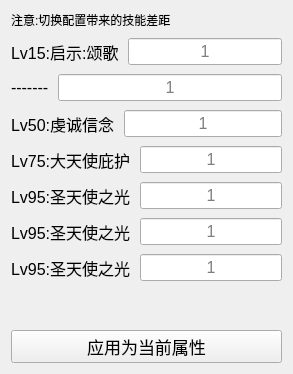
                   <widget class="QWidget" name="tab">
                    <attribute name="title">
                     <string>技能</string>
                    </attribute>
                    <layout class="QVBoxLayout" name="verticalLayout_3">
                     <property name="spacing">
                      <number>9</number>
                     </property>
                     <item>
                      <widget class="QLabel" name="label_38">
                       <property name="text">
                        <string>注意:切换配置带来的技能差距</string>
                       </property>
                       <property name="wordWrap">
                        <bool>true</bool>
                       </property>
                      </widget>
                     </item>
                     <item>
                      <layout class="QHBoxLayout" name="horizontalLayout_16">
                       <item>
                        <widget class="QLabel" name="lv1_name">
                         <property name="font">
                          <font>
                           <pointsize>12</pointsize>
                          </font>
                         </property>
                         <property name="text">
                          <string>Lv15:启示:颂歌</string>
                         </property>
                        </widget>
                       </item>
                       <item>
                        <widget class="QLineEdit" name="lv1_value">
                         <property name="maximumSize">
                          <size>
                           <width>30111</width>
                           <height>16777215</height>
                          </size>
                         </property>
                         <property name="font">
                          <font>
                           <pointsize>12</pointsize>
                          </font>
                         </property>
                         <property name="text">
                          <string/>
                         </property>
                         <property name="alignment">
                          <set>Qt::AlignCenter</set>
                         </property>
                         <property name="placeholderText">
                          <string>1</string>
                         </property>
                        </widget>
                       </item>
                      </layout>
                     </item>
                     <item>
                      <layout class="QHBoxLayout" name="horizontalLayout_23">
                       <item>
                        <widget class="QLabel" name="lv2_name">
                         <property name="font">
                          <font>
                           <pointsize>12</pointsize>
                          </font>
                         </property>
                         <property name="text">
                          <string>-------</string>
                         </property>
                        </widget>
                       </item>
                       <item>
                        <widget class="QLineEdit" name="lv2_value">
                         <property name="font">
                          <font>
                           <pointsize>12</pointsize>
                          </font>
                         </property>
                         <property name="alignment">
                          <set>Qt::AlignCenter</set>
                         </property>
                         <property name="placeholderText">
                          <string>1</string>
                         </property>
                        </widget>
                       </item>
                      </layout>
                     </item>
                     <item>
                      <layout class="QHBoxLayout" name="horizontalLayout_15">
                       <item>
                        <widget class="QLabel" name="lv3_name">
                         <property name="font">
                          <font>
                           <pointsize>12</pointsize>
                           <weight>50</weight>
                           <bold>false</bold>
                          </font>
                         </property>
                         <property name="text">
                          <string>Lv50:虔诚信念</string>
                         </property>
                        </widget>
                       </item>
                       <item>
                        <widget class="QLineEdit" name="lv3_value">
                         <property name="maximumSize">
                          <size>
                           <width>111111</width>
                           <height>16777215</height>
                          </size>
                         </property>
                         <property name="font">
                          <font>
                           <pointsize>12</pointsize>
                          </font>
                         </property>
                         <property name="text">
                          <string/>
                         </property>
                         <property name="alignment">
                          <set>Qt::AlignCenter</set>
                         </property>
                         <property name="placeholderText">
                          <string>1</string>
                         </property>
                        </widget>
                       </item>
                      </layout>
                     </item>
                     <item>
                      <layout class="QHBoxLayout" name="horizontalLayout_14">
                       <item>
                        <widget class="QLabel" name="lv4_name">
                         <property name="font">
                          <font>
                           <pointsize>12</pointsize>
                          </font>
                         </property>
                         <property name="text">
                          <string>Lv75:大天使庇护</string>
                         </property>
                        </widget>
                       </item>
                       <item>
                        <widget class="QLineEdit" name="lv4_value">
                         <property name="font">
                          <font>
                           <pointsize>12</pointsize>
                          </font>
                         </property>
                         <property name="text">
                          <string/>
                         </property>
                         <property name="alignment">
                          <set>Qt::AlignCenter</set>
                         </property>
                         <property name="placeholderText">
                          <string>1</string>
                         </property>
                        </widget>
                       </item>
                      </layout>
                     </item>
                     <item>
                      <layout class="QHBoxLayout" name="horizontalLayout_10">
                       <item>
                        <widget class="QLabel" name="lv5_name">
                         <property name="font">
                          <font>
                           <pointsize>12</pointsize>
                          </font>
                         </property>
                         <property name="text">
                          <string>Lv95:圣天使之光</string>
                         </property>
                        </widget>
                       </item>
                       <item>
                        <widget class="QLineEdit" name="lv5_value">
                         <property name="font">
                          <font>
                           <pointsize>12</pointsize>
                          </font>
                         </property>
                         <property name="text">
                          <string/>
                         </property>
                         <property name="alignment">
                          <set>Qt::AlignCenter</set>
                         </property>
                         <property name="placeholderText">
                          <string>1</string>
                         </property>
                        </widget>
                       </item>
                      </layout>
                     </item>
                     <item>
                      <layout class="QHBoxLayout" name="horizontalLayout_25">
                       <item>
                        <widget class="QLabel" name="lv6_name">
                         <property name="font">
                          <font>
                           <pointsize>12</pointsize>
                          </font>
                         </property>
                         <property name="text">
                          <string>Lv95:圣天使之光</string>
                         </property>
                        </widget>
                       </item>
                       <item>
                        <widget class="QLineEdit" name="lv6_value">
                         <property name="font">
                          <font>
                           <pointsize>12</pointsize>
                          </font>
                         </property>
                         <property name="text">
                          <string/>
                         </property>
                         <property name="alignment">
                          <set>Qt::AlignCenter</set>
                         </property>
                         <property name="placeholderText">
                          <string>1</string>
                         </property>
                        </widget>
                       </item>
                      </layout>
                     </item>
                     <item>
                      <layout class="QHBoxLayout" name="horizontalLayout_20">
                       <item>
                        <widget class="QLabel" name="lv7_name">
                         <property name="font">
                          <font>
                           <pointsize>12</pointsize>
                          </font>
                         </property>
                         <property name="text">
                          <string>Lv95:圣天使之光</string>
                         </property>
                        </widget>
                       </item>
                       <item>
                        <widget class="QLineEdit" name="lv7_value">
                         <property name="font">
                          <font>
                           <pointsize>12</pointsize>
                          </font>
                         </property>
                         <property name="text">
                          <string/>
                         </property>
                         <property name="alignment">
                          <set>Qt::AlignCenter</set>
                         </property>
                         <property name="placeholderText">
                          <string>1</string>
                         </property>
                        </widget>
                       </item>
                      </layout>
                     </item>
                     <item>
                      <spacer name="verticalSpacer_3">
                       <property name="orientation">
                        <enum>Qt::Vertical</enum>
                       </property>
                       <property name="sizeHint" stdset="0">
                        <size>
                         <width>20</width>
                         <height>40</height>
                        </size>
                       </property>
                      </spacer>
                     </item>
                     <item>
                      <widget class="QPushButton" name="button_skill">
                       <property name="sizePolicy">
                        <sizepolicy hsizetype="Minimum" vsizetype="Minimum">
                         <horstretch>0</horstretch>
                         <verstretch>0</verstretch>
                        </sizepolicy>
                       </property>
                       <property name="maximumSize">
                        <size>
                         <width>16777215</width>
                         <height>16777215</height>
                        </size>
                       </property>
                       <property name="font">
                        <font>
                         <pointsize>13</pointsize>
                        </font>
                       </property>
                       <property name="text">
                        <string>应用为当前属性</string>
                       </property>
                      </widget>
                     </item>
                    </layout>
                   </widget>
